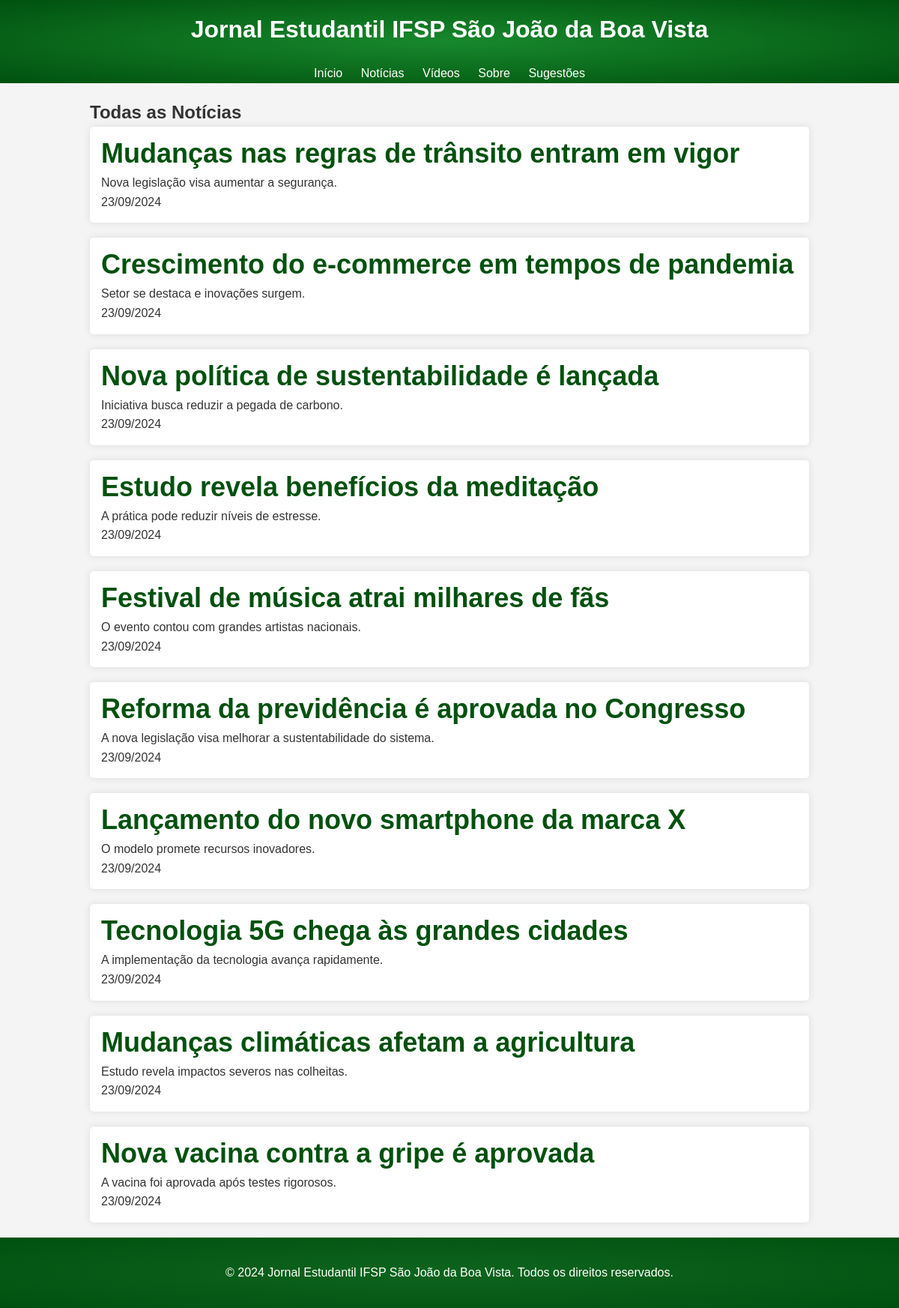
The page /todas-noticias.php on the database its author committed.
### tables this page shows
CREATE TABLE IF NOT EXISTS `tb_jornal` (
  `id` int NOT NULL AUTO_INCREMENT,
  `titulo` varchar(50) NOT NULL,
  `desc` varchar(300) NOT NULL,
  `img` text,
  `data_cad` date NOT NULL,
  `conteudo` text,
  `midia` text,
  `video_duration` varchar(10) DEFAULT NULL,
  PRIMARY KEY (`id`)
);

### todas-noticias.php (the view, shortened to what this page needs)
<?php
try {
    include "backend/conexao.php";
    $sql = "SELECT * FROM tb_jornal WHERE midia IS NULL ORDER BY id DESC";
    $stmt = $conn->prepare($sql);
    $stmt->execute();
    $menu = $stmt->fetchAll(PDO::FETCH_ASSOC);
} catch(PDOException $err) {
    echo "Erro: " . $err->getMessage();
}
?>
<!DOCTYPE html>
<!DOCTYPE html>
<html lang="pt-BR">
<head>
    <link rel="stylesheet" href="assets/css/modal.css">
</head>
<body>
    <header>
        <h1>Jornal Estudantil IFSP São João da Boa Vista</h1>
        <div class="container">
            <nav>
                <ul>
                    <li><a href="index.php">Início</a></li>
                    <li><a href="todas-noticias.php">Notícias</a></li>
                    <li><a href="videos.php">Vídeos</a></li>
                    <li><a href="sobre.php">Sobre</a></li>
                    <li><a href="sugestoes.php">Sugestões</a></li>
                </ul>
            </nav>
        </div>
    </header>
    <div id="noticias" class="container">
         <h2>Todas as Notícias</h2>
    <?php
                foreach($menu as $item){
            $dataFormatada = date('d/m/Y', strtotime($item['data_cad']))
            ?>
            <div class="noticia">
            <a href="noticias.php?id=<?php echo $item['id']?>" class="">
                <h2><?php echo $item['titulo']; ?></h2>
            </a>
                <div>
                    <p class="descricao-noticias"><?php echo $item['desc']; ?></p>
                    <?php echo "<p class='data'>{$dataFormatada}</p>"; ?>
                </div>
            </div>
            <?php
            };?>
    </div>
    <footer>
        <div class="container">
            <p>&copy; 2024 Jornal Estudantil IFSP São João da Boa Vista. Todos os direitos reservados.</p>
        </div>
    </footer>
</body>
</html>

### assets/css/modal.css (style rules this page uses)
* { margin: 0; padding: 0; box-sizing: border-box; }
body { font-family: Arial, serif, sans-serif; line-height: 1.6; background-color: #f4f4f4; color: #333; }
header { background-color: #195128; background-image: radial-gradient(ellipse at center, #17882c 1%, #00510f 100%); color: #fff; padding: 14px 0 0 0; text-align: center; }
header h1 { margin-bottom: 10px; }
nav ul { list-style: none; }
nav ul li { display: inline; margin: 0 10px; }
nav ul li a { color: #fff; text-decoration: none; }
.container { width: 80%; margin: 20px auto; }
.noticia h2 { color: #00510f; margin-bottom: 5px; line-height: normal; }
a { color: #333; text-decoration: none; }
.noticia { background: #fff; padding: 15px; margin-bottom: 20px; border-radius: 5px; box-shadow: 0 0 10px rgba(0, 0, 0, 0.1); }
footer { width: 100%; background-color: #195128; background-image: radial-gradient(ellipse at center, #0e641e 1%, #00510f 100%); color: #fff; padding: 14px 0; position: relative; text-align: center; left: 0; right: 0; bottom: 0; }
footer p { margin: 0; }
.noticia a { font-size: 1.5rem; color: #00510f; margin-bottom: 10px; }

### rows shown on the page
tb_jornal: titulo "Mudanças nas regras de trânsito entram em vigor", desc "Nova legislação visa aumentar a segurança.", data_cad "23/09/2024"
tb_jornal: titulo "Crescimento do e-commerce em tempos de pandemia", desc "Setor se destaca e inovações surgem.", data_cad "23/09/2024"
tb_jornal: titulo "Nova política de sustentabilidade é lançada", desc "Iniciativa busca reduzir a pegada de carbono.", data_cad "23/09/2024"
tb_jornal: titulo "Estudo revela benefícios da meditação", desc "A prática pode reduzir níveis de estresse.", data_cad "23/09/2024"
tb_jornal: titulo "Festival de música atrai milhares de fãs", desc "O evento contou com grandes artistas nacionais.", data_cad "23/09/2024"
tb_jornal: titulo "Reforma da previdência é aprovada no Congresso", desc "A nova legislação visa melhorar a sustentabilidade do sistema.", data_cad "23/09/2024"
tb_jornal: titulo "Lançamento do novo smartphone da marca X", desc "O modelo promete recursos inovadores.", data_cad "23/09/2024"
tb_jornal: titulo "Tecnologia 5G chega às grandes cidades", desc "A implementação da tecnologia avança rapidamente.", data_cad "23/09/2024"
tb_jornal: titulo "Mudanças climáticas afetam a agricultura", desc "Estudo revela impactos severos nas colheitas.", data_cad "23/09/2024"
tb_jornal: titulo "Nova vacina contra a gripe é aprovada", desc "A vacina foi aprovada após testes rigorosos.", data_cad "23/09/2024"
